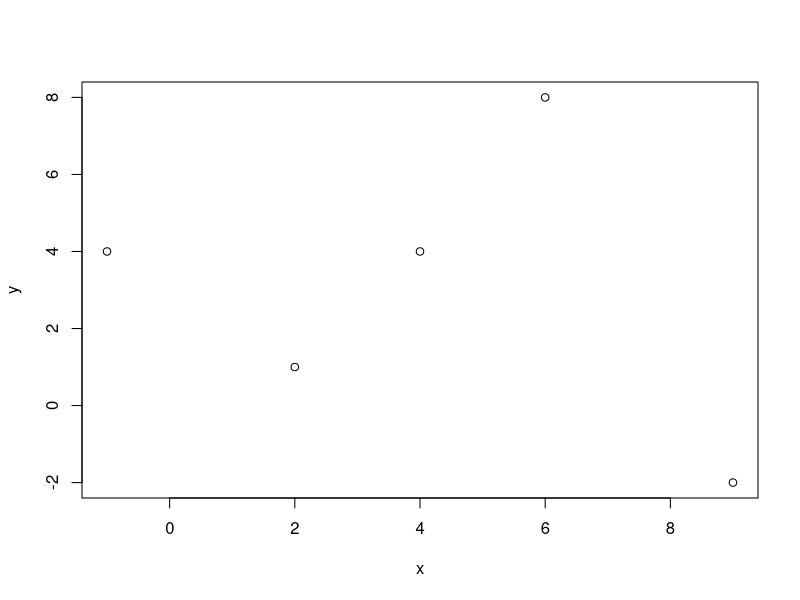
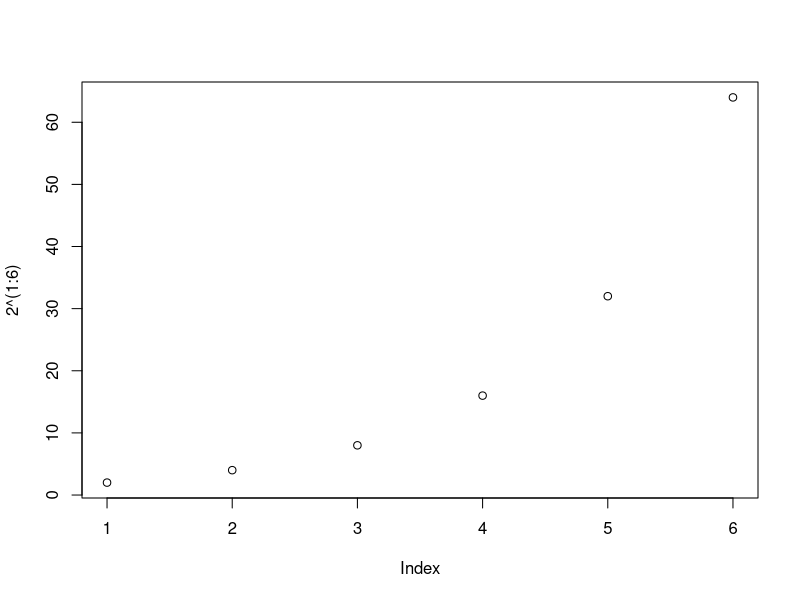
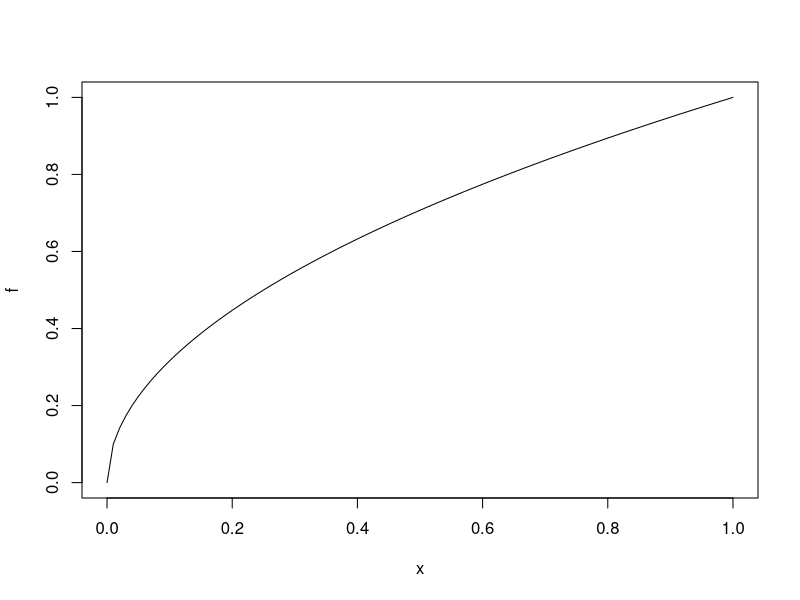
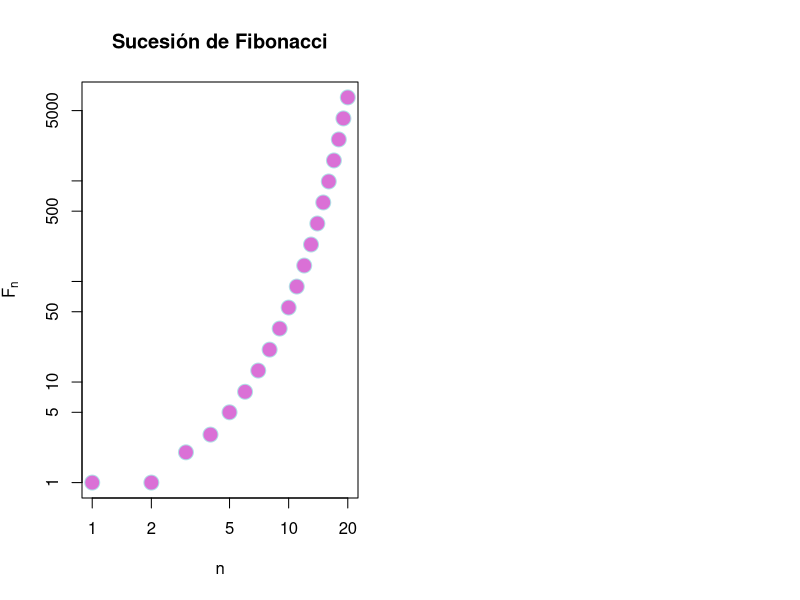
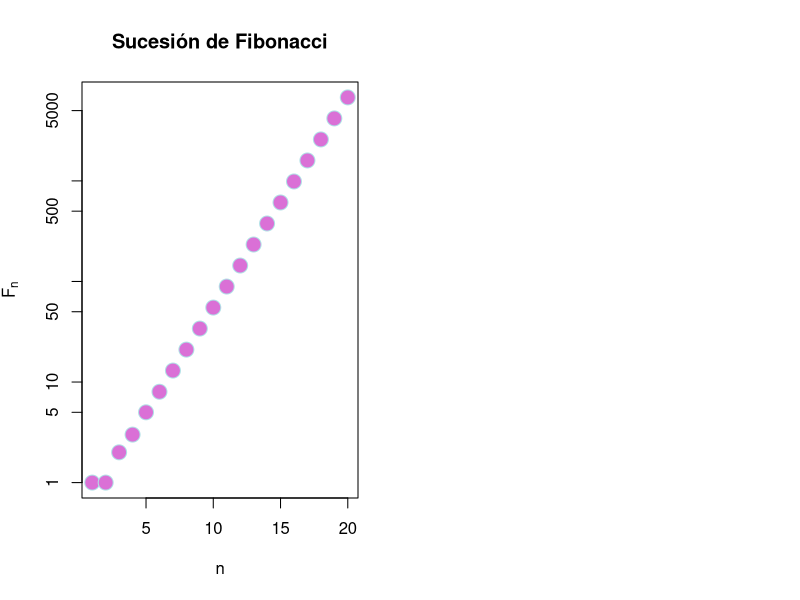
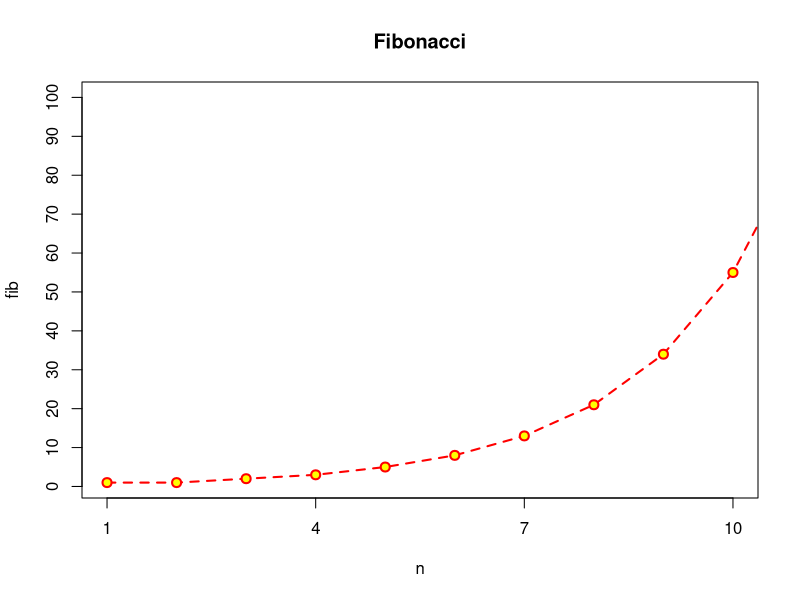
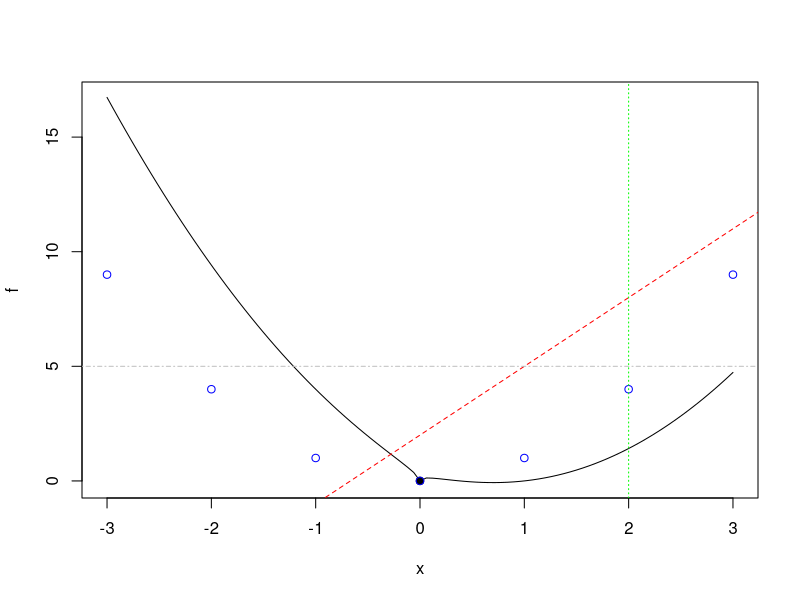
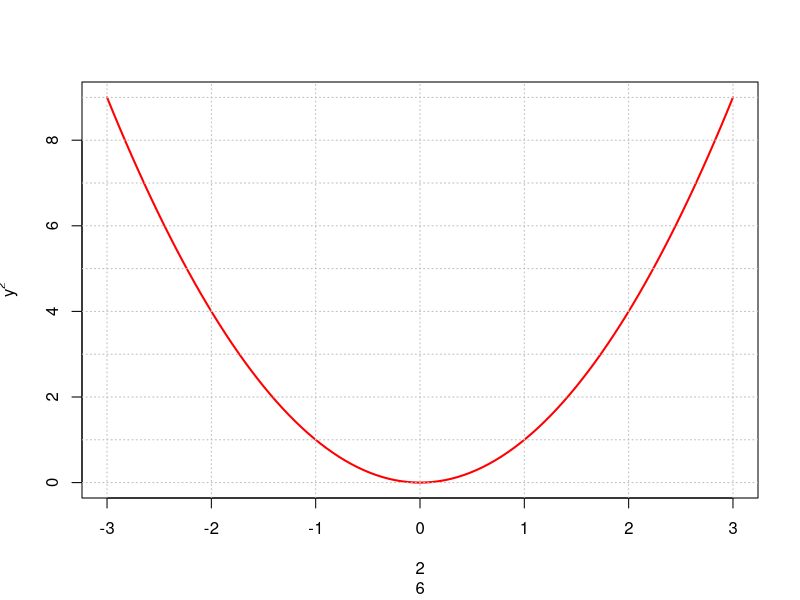

These figures' R source, in order:
## ---- chunk 1
knitr::opts_chunk$set(echo = TRUE)
## ---- chunk 2
x = c(2, 6, 4, 9, -1)
y = c(1, 8, 4, -2, 4)

plot(x, y)
## ---- chunk 3
plot(2^(1:6))
## ---- chunk 4
f = function(x) { sqrt(x) }

plot(f)
## ---- chunk 5
n = 1:20
fib = (1 / sqrt(5)) * ((1 + sqrt(5)) / 2)^n - (1 / sqrt(5)) * ((1 - sqrt(5)) / 2)^n
fib

par(mfrow = c(1, 2))
plot(fib, xlab = "n", 
     ylab = expression(F[n]), 
     main = "Sucesión de Fibonacci", 
     pch = 21, cex = 2, 
     col = "powderblue", 
     bg = "orchid", log = "xy")
par(mfrow = c(1, 2))
plot(fib, xlab = "n", 
     ylab = expression(F[n]), 
     main = "Sucesión de Fibonacci", 
     pch = 21, cex = 2, 
     col = "powderblue", 
     bg = "orchid", log = "y")

par(mfrow = c(1, 1))
## ---- chunk 6
plot(n, fib, pch = 21, 
     col = "red", bg = "yellow", 
     cex = 1.2, main = "Fibonacci", 
     type = "o", lty = "dashed", 
     lwd = 2, xlim = c(1, 10), 
     ylim = c(1, 100), 
     xaxp = c(1, 10, 3), yaxp = c(0, 100, 10))
## ---- chunk 7
f = function(x) {
  x^2 - 2*x + sqrt(abs(x))
}

plot(f, xlim = c(-3, 3))
points(0, 0, pch = 19)
points(-3:3, (-3:3)^2, col = "blue")
abline(2, 3, lty = "dashed", col = "red")
abline(v = 2, lty = "dotted", col = "green")
abline(h = 5, lty = "dotdash", col = "gray")
## ---- chunk 8
f = function(x) {x^2}
  plot(f, xlim = c(-3,3), col = "red", lwd = 2, ylab = expression(y^2), xlab = x)
  abline(h = 0:9, v = -3:3, lty = "dotted", col = "gray")
## ---- chunk 9
plot(tan, xlim = c(-pi, pi), ylim = c(-5, 5))
abline(v = c(-pi/2, pi/2), col = "red")
## ---- chunk 10
plot(0, 0)
text(0, 0, labels = "debajo", pos = 1)
text(0, 0, labels = "izquierda", pos = 2)
text(0, 0, labels = "arriba", pos = 3)
text(0, 0, labels = "derecha", pos = 4)
points(0, 1)
text(0, 1, labels = "centro")
## ---- chunk 11
f = function(x){x^2}
plot(f, xlim = c(-3, 3), ylim = c(-10, 10))
points(-3:3, f(-3:3), pch = 19)
lines(-3:3, f(-3:3), lwd = 2, lty = "dotted", col = "red")
curve(x^3, lty = "dashed", col = "blue", add = TRUE)
curve(x^4, lty = "dashed", col = "yellow", add = TRUE)
legend("bottomright", 
       legend = c(expression(x^2), expression(x^3), expression(x^4)), 
       lwd = 2, 
       col = c("red", "blue", "orangered"), 
       lty = c("dotted", "dashed", "dashed"))
## ---- chunk 12
# 1
curve(x^2 - 3*x + 30, -15, 15, main = "Una parábola", xlab = expression(x), ylab = expression(y = x^2 - 3*x + 30))

# 2
f = function(x) {x^2 - 3*x + 30}
i = c(-15:15)

# plot(f(i))
plot(i, f(i), type = "l", main = "Una parábola", xlab = expression(x), ylab = expression(y = x^2 - 3*x + 30))

# 3
curve(5 * 2^x, xlim = c(-10, 25), xlab = "", ylab = expression(y = 5 * 2^x), log = "y")

# 4
curve(3 * x, -10, 20, xlab = "", ylab = "", col = "blue", main = "2 rectas", sub = "Dos rectas con pendiente opuesta")
curve(-3 * x, col = "green", add = TRUE)
legend(13, 10, legend = c(expression(3*x), expression(-3*x)), col = c("blue", "green"), lwd = 1)

abline(h = 0, col = "red", lwd = 5)
abline(7, 2, col = "blue", lwd = 2)
